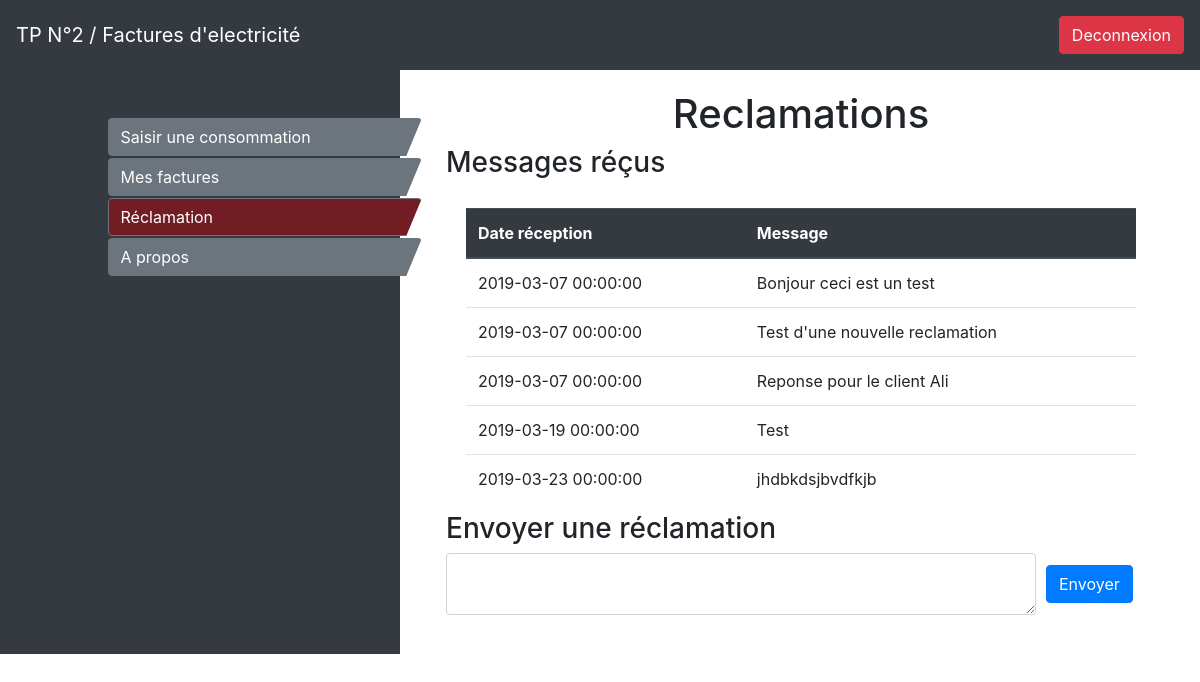
The app's page /clientReclamation.php (signed in) with its own data.
### tables this page shows
CREATE TABLE `reclamation` (
  `id_reclamation` int(10) UNSIGNED NOT NULL,
  `contenue` text NOT NULL,
  `date_envoi` datetime NOT NULL,
  `id_user` int(10) UNSIGNED NOT NULL,
  `id_to` int(10) UNSIGNED NOT NULL
);

### clientReclamation.php (the view, shortened to what this page needs)
<?php
if(isset($_SESSION["id_user"])){
    $sql = "SELECT contenue, date_envoi, reclamation.id_user, nom, prenom FROM reclamation, user WHERE id_to=".$_SESSION['id_user']." AND reclamation.id_user = user.id_user";
}else
{
    header("Location:index.php");
}
?>
                <div class="main col-8" style="padding: 20px 40px 20px 50px; margin-left: 33%">
                    <h1 class="h1 text-center">Reclamations</h1>
                    <h3 class="h3">Messages réçus</h3>
                    <div style="height: 300px; overflow-y: scroll; padding: 20px">
                        <table class="table">
                            <thead class="thead-dark">
                            <tr>
                                <th scope="col">Date réception</th>
                                <th scope="col">Message</th>
                            </tr>
                            </thead>
                            <tbody style="padding: 20px 50px 20px 50px">
                            <?php
                            foreach ($db->query($sql) as $reclamations) : ?>
                                <tr>
                                    <td><?= $reclamations['date_envoi'] ?></td>
                                    <td><?= $reclamations['contenue'] ?></td>
                                </tr>
                            <?php
                            endforeach;
                            ?>
                            </tbody>
                        </table>
                    </div>
                    <br>
                    <h3 class="h3">Envoyer une réclamation</h3>
                    <form class="form-inline form-row" action="clientReclamation.php" method="post">
                        <div class="col-10">
                            <textarea name="reclamation" class="form-control" style="width: 100%"></textarea>
                        </div>
                        <div class="col">
                            <button type="submit" name="envoyer" class="btn btn-primary">Envoyer</button>
                        </div>
                    </form>
                </div>
            </div>
        </div>
    </body>
</html>

### css/template.css (style rules this page uses)
.menu { color: #ffffff; }
.btn-menu { width: 85%; margin-left: 25%; clip-path: polygon(0 0, 100% 0, 95% 100%, 0% 100%); margin-bottom: 2px; }

### clientReclamation.php (style rules this page uses)
.btn-menu3 { background-color: #721c24; }

### records on screen
reclamation: date_envoi "2019-03-07 00:00:00", contenue "Bonjour ceci est un test"
reclamation: date_envoi "2019-03-07 00:00:00", contenue "Test d'une nouvelle reclamation"
reclamation: date_envoi "2019-03-07 00:00:00", contenue "Reponse pour le client Ali"
reclamation: date_envoi "2019-03-19 00:00:00", contenue "Test"
reclamation: date_envoi "2019-03-23 00:00:00", contenue "jhdbkdsjbvdfkjb"
